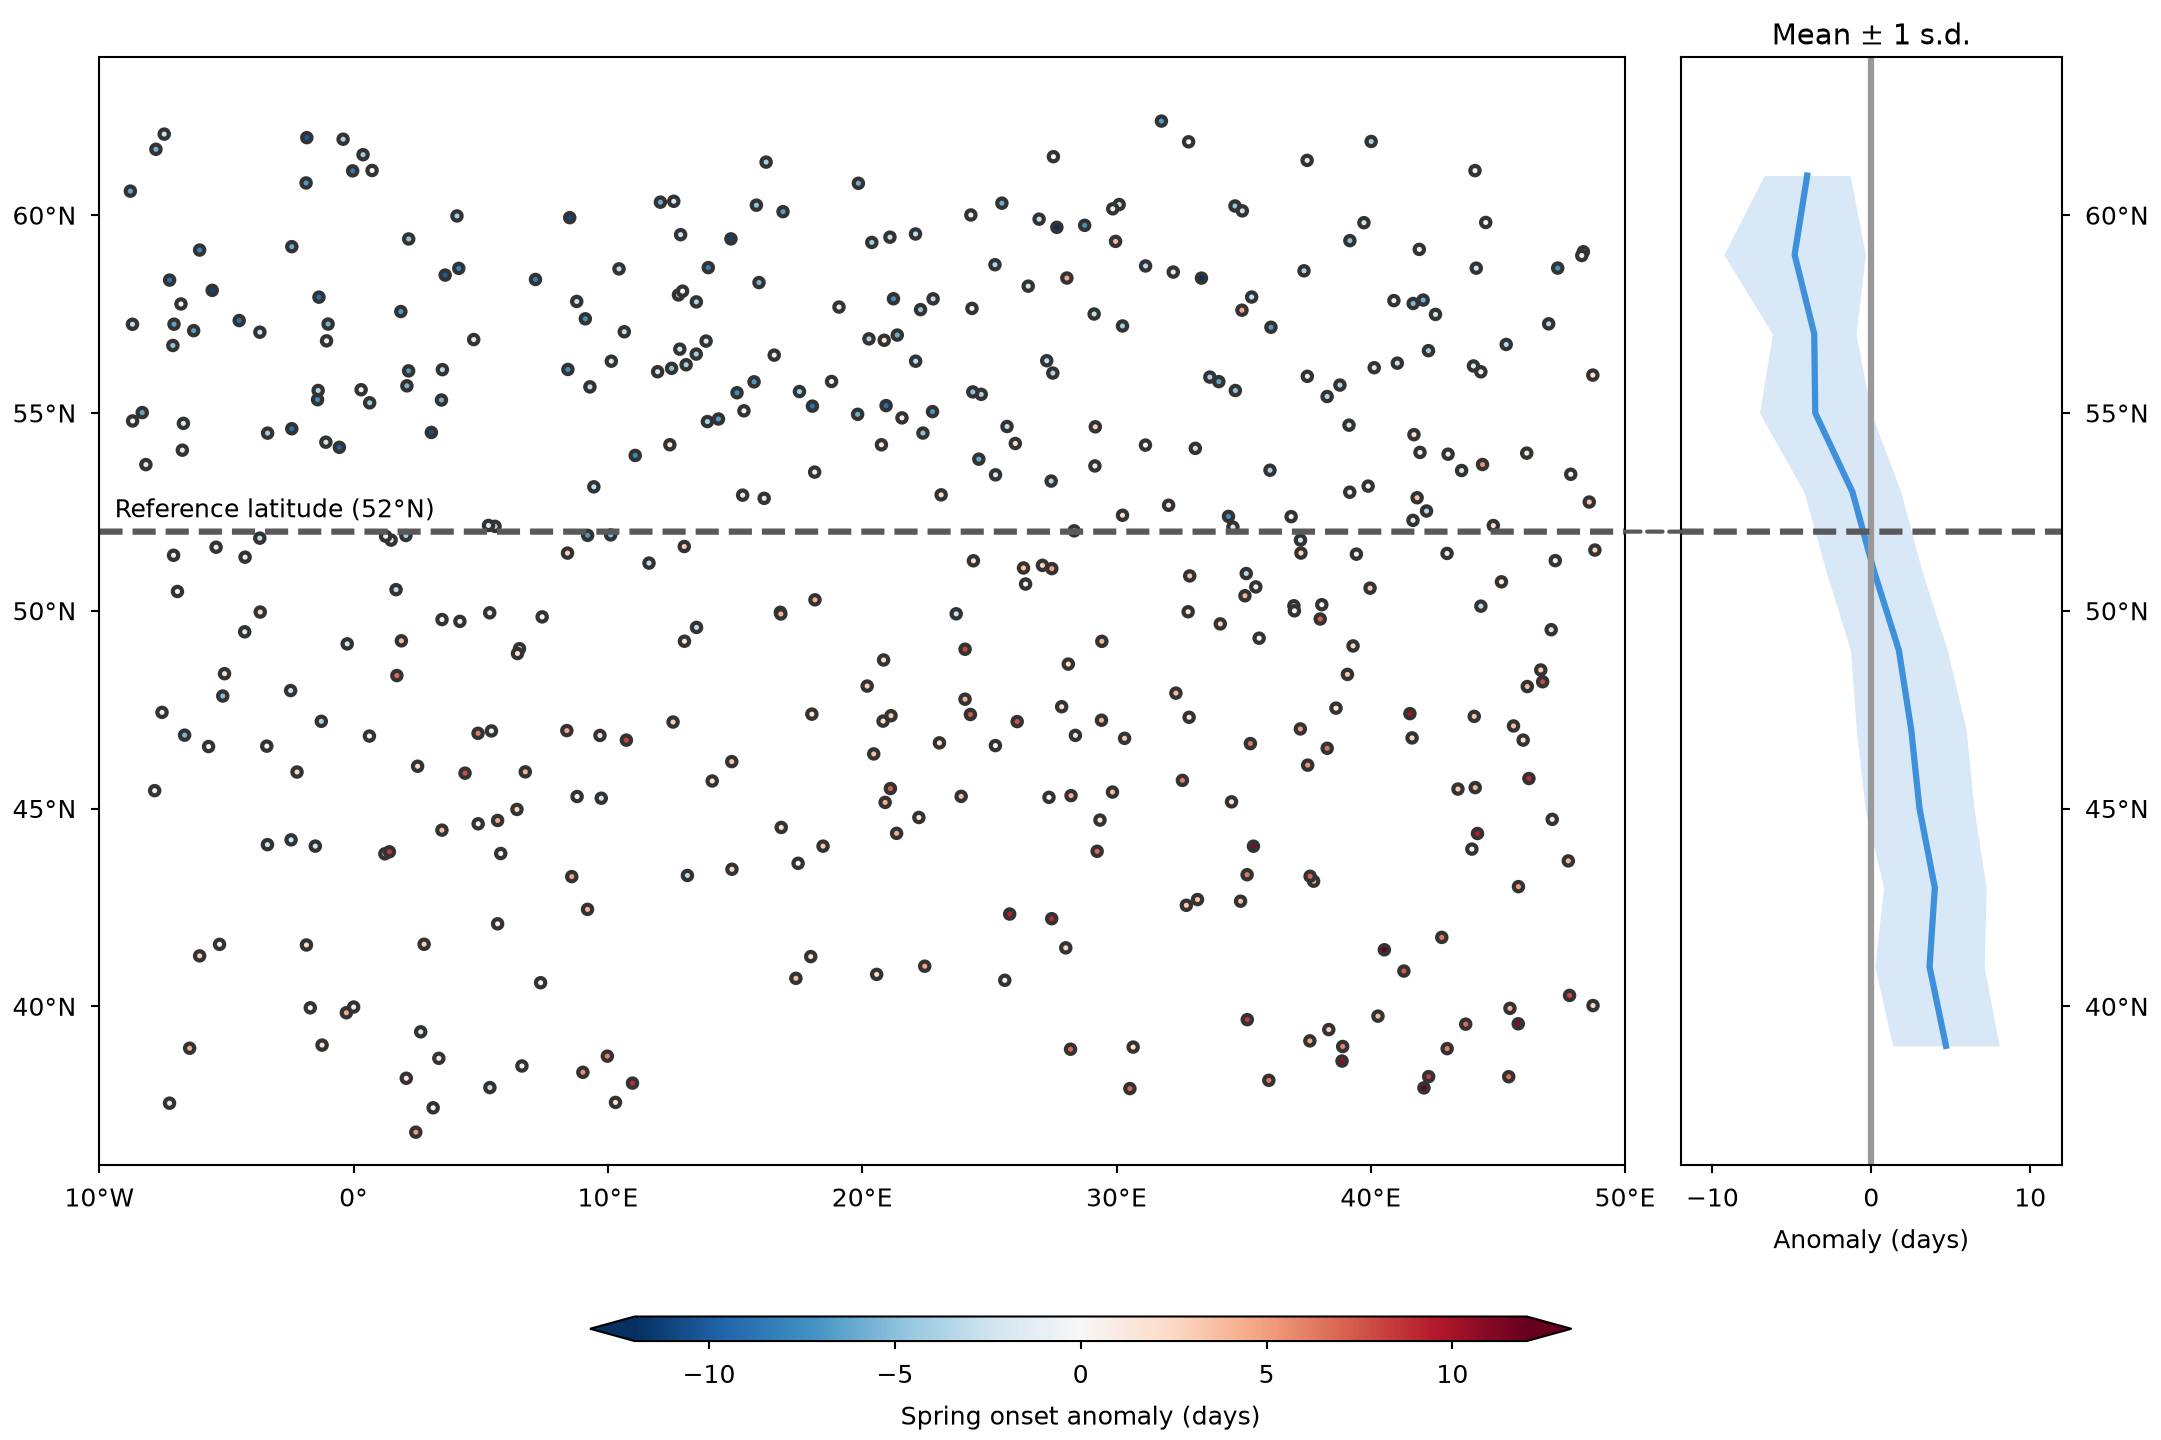

Write the Python code that produced this figure.
"""Station map with a latitude profile that shares its latitude axis.
Synthetic spring-onset anomalies; the profile shows the mean and one standard deviation per latitude bin."""

import os
from pathlib import Path

import matplotlib.pyplot as plt
import numpy as np
from matplotlib.colors import Normalize
from matplotlib.patches import ConnectionPatch
from matplotlib.ticker import FuncFormatter

MM = 1 / 25.4
STYLE_DIR = Path(__file__).resolve().parent / "../../../styles"
EXTENT = (-10, 50, 36, 64)  # lon_min, lon_max, lat_min, lat_max
REFERENCE_LAT = 52  # °N, drawn across both panels
BIN_WIDTH = 2  # degrees of latitude per profile bin
MIN_STATIONS = 8  # bins with fewer stations are left out of the profile
LIMIT = 12  # days; color scale and profile run from -LIMIT to +LIMIT
GUIDE = {"color": "0.35", "linestyle": "--", "snap": False}
LINE_COLOR = "C0"
WIDTHS = (4, 1)  # map and profile column widths


def stations(rng, n=420):
    """Return lon, lat and an anomaly that changes sign north of REFERENCE_LAT."""
    lon = rng.uniform(EXTENT[0] + 1, EXTENT[1] - 1, n)
    lat = 36.5 + 26 * rng.beta(1.6, 1.4, n)
    anomaly = 4 - 9 / (1 + np.exp(-(lat - REFERENCE_LAT) / 2.5))
    anomaly += 0.08 * (lon - 20) + rng.normal(0, 3, n)
    return lon, lat, anomaly


def latitude_profile(lat, value):
    """Mean and standard deviation of value in BIN_WIDTH latitude bins."""
    edges = np.arange(EXTENT[2], EXTENT[3] + BIN_WIDTH, BIN_WIDTH)
    centers, mean, sd = [], [], []
    for low, high in zip(edges[:-1], edges[1:]):
        inside = value[(lat >= low) & (lat < high)]
        if inside.size >= MIN_STATIONS:
            centers.append((low + high) / 2)
            mean.append(inside.mean())
            sd.append(inside.std(ddof=1))
    return np.array(centers), np.array(mean), np.array(sd)


def degrees(east_or_north, west_or_south):
    def label(value, _):
        if value == 0:
            return "0°"
        return f"{abs(value):g}°{east_or_north if value > 0 else west_or_south}"
    return FuncFormatter(label)


def draw_map(ax, lon, lat, anomaly):
    norm = Normalize(-LIMIT, LIMIT)
    points = ax.scatter(lon, lat, c=anomaly, cmap="RdBu_r", norm=norm, s=5,
                        edgecolors="0.2")
    ax.axhline(REFERENCE_LAT, **GUIDE)
    ax.annotate(f"Reference latitude ({REFERENCE_LAT}°N)", (0.01, REFERENCE_LAT),
                xycoords=ax.get_yaxis_transform(), xytext=(0, 2),
                textcoords="offset points", ha="left", va="bottom", zorder=3,
                bbox={"facecolor": "white", "edgecolor": "none", "pad": 0.6})
    # One degree of longitude is cos(latitude) as long as one degree of latitude.
    ax.set_aspect(1 / np.cos(np.deg2rad(np.mean(EXTENT[2:]))))
    ax.set(xlim=EXTENT[:2], ylim=EXTENT[2:], xticks=np.arange(-10, 51, 10),
           yticks=np.arange(40, 61, 5))
    ax.xaxis.set_major_formatter(degrees("E", "W"))
    ax.yaxis.set_major_formatter(degrees("N", "S"))
    return points


def match_height(ax_map, ax_profile):
    """Give the profile the map's height: box aspect is height / width."""
    # The map's aspect is the drawn length of a degree of latitude over one of longitude.
    map_box = (EXTENT[3] - EXTENT[2]) * ax_map.get_aspect() / (EXTENT[1] - EXTENT[0])
    ax_profile.set_box_aspect(map_box * WIDTHS[0] / WIDTHS[1])


def draw_profile(ax, lat, anomaly):
    centers, mean, sd = latitude_profile(lat, anomaly)
    ax.fill_betweenx(centers, mean - sd, mean + sd, color=LINE_COLOR, alpha=0.2,
                     linewidth=0)
    ax.plot(mean, centers, color=LINE_COLOR)
    ax.axvline(0, color="0.6")
    ax.axhline(REFERENCE_LAT, **GUIDE)
    ax.set_xlim(-LIMIT, LIMIT)
    ax.set_xticks([-10, 0, 10])
    ax.set_xlabel("Anomaly (days)")
    ax.set_title("Mean ± 1 s.d.", pad=3)
    ax.yaxis.tick_right()
    ax.tick_params(axis="y", labelleft=False, labelright=True)


def bridge(fig, ax_map, ax_profile):
    """Continue the reference line through the gap between the two panels."""
    fig.add_artist(ConnectionPatch(
        xyA=(1, REFERENCE_LAT), coordsA=ax_map.get_yaxis_transform(),
        xyB=(0, REFERENCE_LAT), coordsB=ax_profile.get_yaxis_transform(), **GUIDE))


def main():
    lon, lat, anomaly = stations(np.random.default_rng(7))
    default = STYLE_DIR / "default.mplstyle"
    sheets = [default] if default.is_file() else []
    if selected := os.environ.get("CEDALION_STYLE"):
        sheet = Path(selected).expanduser()
        sheets.append(sheet if sheet.is_file() else STYLE_DIR / (selected.removesuffix(".mplstyle") + ".mplstyle"))
    map_frame = STYLE_DIR / "map.mplstyle"
    if map_frame.is_file():
        sheets.append(map_frame)
    width_mm = float(os.environ.get("CEDALION_WIDTH_MM", 183))
    with plt.style.context(sheets):
        fig, (ax_map, ax_profile) = plt.subplots(
            1, 2, sharey=True, figsize=(width_mm * MM, 122 * MM), layout="constrained",
            gridspec_kw={"width_ratios": WIDTHS})
        points = draw_map(ax_map, lon, lat, anomaly)
        draw_profile(ax_profile, lat, anomaly)
        match_height(ax_map, ax_profile)
        bridge(fig, ax_map, ax_profile)
        # Attached to the map alone, the color bar shortens the map column and breaks the alignment.
        colorbar = fig.colorbar(points, ax=[ax_map, ax_profile], location="bottom",
                                 extend="both", shrink=0.5, aspect=40)
        colorbar.set_label("Spring onset anomaly (days)")
        fig.savefig(os.environ.get("CEDALION_SNIPPET_PNG", Path(__file__).with_name("snippet.png")), dpi=300)
        plt.close(fig)


if __name__ == "__main__":
    main()
